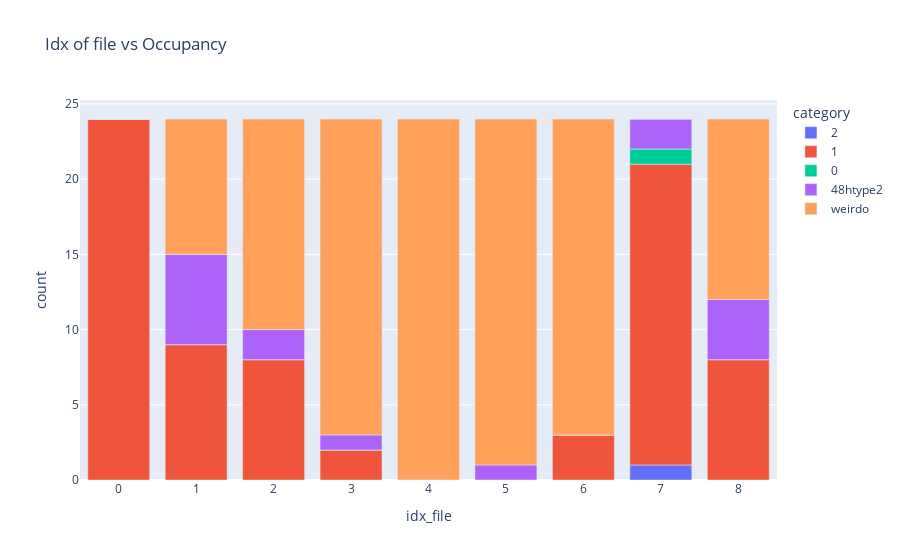

Notebook code for this chart:
### Code cell
tuple_metainfo = ReadStructure.Metainfo.get_tuple_metainfo(coor_ref_structure_48n24_expanded, litype, el = "Li")
coor_48htype1_metainfo = ReadStructure.Metainfo.get_coor_48htype1_metainfo(coor_ref_structure_48n24_expanded, el = 'Li')

file_loc_important_cols_sorted = file_loc_important_cols.sort_values("toten [eV]", ascending=True).reset_index()

idx_coor_cage_order = {0: np.array([0.97111, 0.25   , 0.25   ]), 3: np.array([0.02889, 0.75   , 0.25   ]),
                       1: np.array([0.02889, 0.25   , 0.75   ]), 2: np.array([0.97111, 0.75   , 0.75   ])}

coor_24g_array = np.array([item['coor'] for sublist in tuple_metainfo.values() for item in sublist if item['type'] == '24g'])
centroids, labels = Operation.KMeans.kmeans_cluster_atoms(coor_24g_array, amount_clusters = 4)
Operation.KMeans.create_POSCAR_atoms_centroids_appended(coor_24g_array, centroids, direc_restructure_destination, lattice_constant, filename = "POSCAR_24g_centroids4")

idx_cage_coor_24g = ReadStructure.Metainfo.get_idx_cage_coor_24g(coor_24g_array, labels, idx_coor_cage_order, amount_clusters = 4)
tuple_cage_metainfo = ReadStructure.Metainfo.get_tuple_cage_metainfo(tuple_metainfo, idx_cage_coor_24g)


category_labels_occupancy = {
    '2': '2',
    '1': '1',
    '0': '0',
    '48htype1': '48htype2',
    'weirdo': 'weirdo'
    # ... add more as needed
}

Movement.Occupancy.get_occupancy(file_loc_important_cols_sorted, coor_ref_structure_48n24_expanded, tuple_cage_metainfo, el = "Li")
df_occupancy = Plot.Movement.Occupancy.plot_occupancy(file_loc_important_cols_sorted, category_labels_occupancy)

### Figure 1 — Plotly figure (JSON) as saved in the notebook; plotly's stock layout.template omitted (floating-point values rounded to 4 significant figures)
{"data": [{"alignmentgroup": "True", "hovertemplate": "category=2<br>idx_file=%{x}<br>count=%{y}<extra></extra>", "legendgroup": "2", "marker": {"color": "#636efa", "pattern": {"shape": ""}}, "name": "2", "offsetgroup": "2", "orientation": "v", "showlegend": true, "textposition": "auto", "type": "bar", "x": [0, 1, 2, 3, 4, 5, 6, 7, 8], "xaxis": "x", "y": [0, 0, 0, 0, 0, 0, 0, 1, 0], "yaxis": "y"}, {"alignmentgroup": "True", "hovertemplate": "category=1<br>idx_file=%{x}<br>count=%{y}<extra></extra>", "legendgroup": "1", "marker": {"color": "#EF553B", "pattern": {"shape": ""}}, "name": "1", "offsetgroup": "1", "orientation": "v", "showlegend": true, "textposition": "auto", "type": "bar", "x": [0, 1, 2, 3, 4, 5, 6, 7, 8], "xaxis": "x", "y": [24, 9, 8, 2, 0, 0, 3, 20, 8], "yaxis": "y"}, {"alignmentgroup": "True", "hovertemplate": "category=0<br>idx_file=%{x}<br>count=%{y}<extra></extra>", "legendgroup": "0", "marker": {"color": "#00cc96", "pattern": {"shape": ""}}, "name": "0", "offsetgroup": "0", "orientation": "v", "showlegend": true, "textposition": "auto", "type": "bar", "x": [0, 1, 2, 3, 4, 5, 6, 7, 8], "xaxis": "x", "y": [0, 0, 0, 0, 0, 0, 0, 1, 0], "yaxis": "y"}, {"alignmentgroup": "True", "hovertemplate": "category=48htype2<br>idx_file=%{x}<br>count=%{y}<extra></extra>", "legendgroup": "48htype2", "marker": {"color": "#ab63fa", "pattern": {"shape": ""}}, "name": "48htype2", "offsetgroup": "48htype2", "orientation": "v", "showlegend": true, "textposition": "auto", "type": "bar", "x": [0, 1, 2, 3, 4, 5, 6, 7, 8], "xaxis": "x", "y": [0, 6, 2, 1, 0, 1, 0, 2, 4], "yaxis": "y"}, {"alignmentgroup": "True", "hovertemplate": "category=weirdo<br>idx_file=%{x}<br>count=%{y}<extra></extra>", "legendgroup": "weirdo", "marker": {"color": "#FFA15A", "pattern": {"shape": ""}}, "name": "weirdo", "offsetgroup": "weirdo", "orientation": "v", "showlegend": true, "textposition": "auto", "type": "bar", "x": [0, 1, 2, 3, 4, 5, 6, 7, 8], "xaxis": "x", "y": [0, 9, 14, 21, 24, 23, 21, 0, 12], "yaxis": "y"}], "layout": {"barmode": "relative", "legend": {"title": {"text": "category"}, "tracegroupgap": 0}, "title": {"text": "Idx of file vs Occupancy"}, "xaxis": {"anchor": "y", "domain": [0, 1], "title": {"text": "idx_file"}}, "yaxis": {"anchor": "x", "domain": [0, 1], "title": {"text": "count"}}}}
